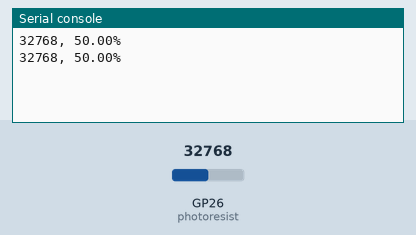
The program below on a simulated Raspberry Pi Pico running MicroPython. Shown: the last lines printed to the serial console. The inputs (shaded band) are chosen by the test bench; at power-on: GP26 (photoresist) = 32768 (analog values on the 0–65535 scale).

Above: at 1.2 s.
1.3 s: GP26 (photoresist) set to 0
At 2.8 s:
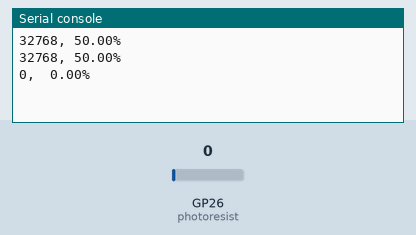
3.5 s: GP26 (photoresist) set to 7864
At 4.8 s:
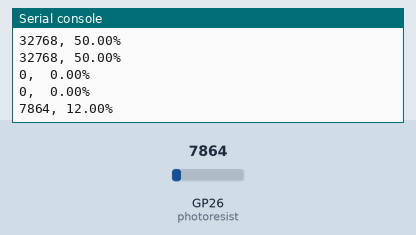

Measured:
- after the input at 1.3 s, the serial console: prints a new line after 0.70 s (image 1)
- after the input at 3.5 s, the serial console: prints a new line after 0.50 s (image 2)

The program:

Read_Photoresistor.py
```python
# Get Data from Photoresitor
# Photoresistor is connected to power rail on one leg
# and through voltage divider on the other leg (using 10K Ohm
# resistor connected to ground) to ADC pin on pico (ADC0 in this program)
#
# Lori Pfahler
# May 2025

import machine
import utime

# set up photoresistor on ADC0, GPIO pin 26
photoresist = machine.ADC(26)


try:
    while True:
        # read_u16() returns a value between 0 and 65535
        # light_value is percent of total possible from photoresitor value
        photo_value = photoresist.read_u16()
        light_value = (photo_value / 65535) * 100
        # use fstring to format data to two decimal places
        print(f'{photo_value}, {light_value:5.2f}%')
        utime.sleep(1)

except KeyboardInterrupt:
    print("Done")
```
